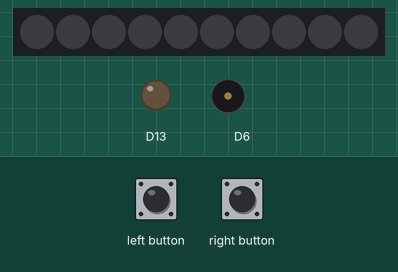
This sketch was run on a simulated Adafruit Circuit Playground Express. On the bench: 10 RGB LEDs in strip order, left to right, output pins drawn as LEDs (lit = HIGH), buzzer (waves = sounding). Inputs (shaded band) come from the test bench. Dim RGB values are drawn brighter than linear.

Above: at 1.2 s.
1.3 s: left button pressed for 3.2 s
At 5.2 s:
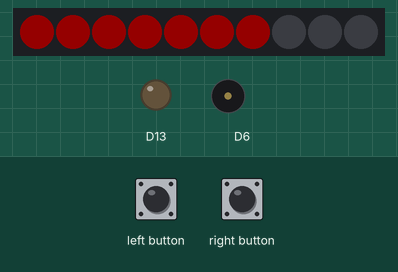
6.0 s: right button pressed for 0.15 s
At 7.8 s:
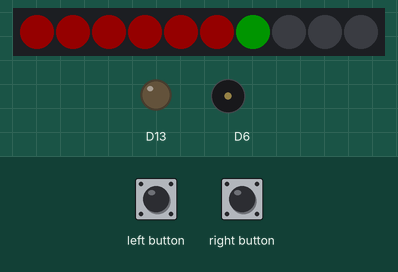
12.1 s: right button pressed for 3.2 s
15.9 s: right button pressed for 1 s
17.5 s: left button pressed for 1 s
At 19.5 s:
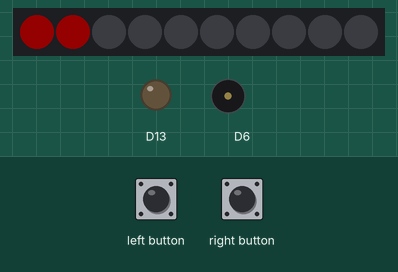
20.0 s: left button set HIGH
At 23.75 s:
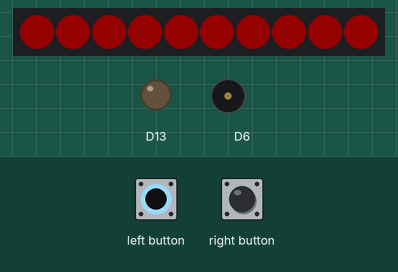
Timing chart, 0 to 24.0 s (numbered marks = the images above; inputs shaded):
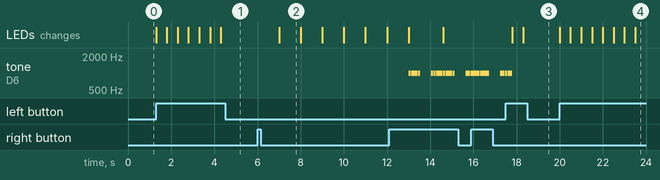

Measured:
- after the input at 1.3 s, the LEDs: first change at once (image 1 shows a later state)
- after the input at 6.0 s, the LEDs: change after 1.0 s (image 2)
- after the input at 17.5 s, the LEDs: first change after 0.30 s (image 3 shows a later state)
- after the input at 20.0 s, the LEDs: first change at once (image 4 shows a later state)
- by itself, tone on D6: plays 1000 Hz for 0.10 s, 1000 Hz for 0.10 s, 1000 Hz for 0.10 s, 1000 Hz for 0.10 s, 1000 Hz for 0.10 s, 1000 Hz for 0.10 s … (18 notes in this stretch)
- what the display in image 2 shows lasts 1.0 s, from 7.0 s to 8.0 s

The sketch:

Timer.ino
```cpp
#include <Adafruit_CircuitPlayground.h>
void setup() {
  // put your setup code here, to run once:
  Serial.begin(9600);
  CircuitPlayground.begin();

}
int n = -1;
void loop() {
  // put your main code here, to run repeatedly:
  if(CircuitPlayground.leftButton()) {
    n = n+1;
    CircuitPlayground.setPixelColor(n,255,0,0);
    delay(500);
  }
  if(CircuitPlayground.rightButton()) {
    for(n=n; n>=0; n=n-1) {
      delay(1000);
      CircuitPlayground.setPixelColor(n,0,255,0);
    }
    for(int i=5; i>0; i=i-1) {
      CircuitPlayground.playTone(1000,100);
      delay(10);
    }
  delay(500);
    for(int i=5; i>0; i=i-1) {
      CircuitPlayground.playTone(1000,100);
      delay(10);
    }

  CircuitPlayground.clearPixels();
  }
}
```
